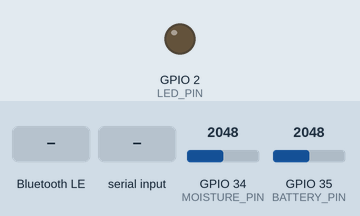
A sketch run on a simulated ESP32. Shown: output pins drawn as LEDs (lit = HIGH). Dashed ring = blinking. Inputs (shaded band) come from the test bench; at power-on: GPIO 34 (MOISTURE_PIN) = 2048, GPIO 35 (BATTERY_PIN) = 2048 (analog values on the 0–4095 scale). WiFi joins after 1.5 s; servers stay silent unless stated; EEPROM starts erased; nothing arrives over Bluetooth unless stated; a phone connects over Bluetooth LE 3 s after start; what the sketch prints to the serial monitor is not drawn.

Above: at 0.0 s.
At 1.5 s:
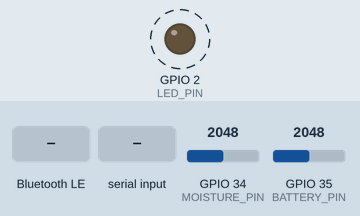
1.9 s: GPIO 34 (MOISTURE_PIN) set to 1091
5.4 s: GPIO 34 (MOISTURE_PIN) set to 1022
9.6 s: Bluetooth LE write "d" received
11.1 s: Bluetooth LE write "d" received
At 13.5 s:
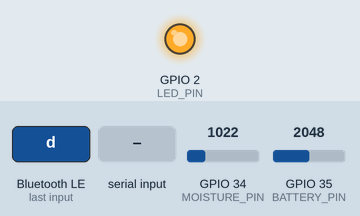
14.6 s: "d\n" received over Serial
16.1 s: Bluetooth LE write "D" received
Timing chart, 0 to 18.6 s (numbered marks = the images above; inputs shaded):
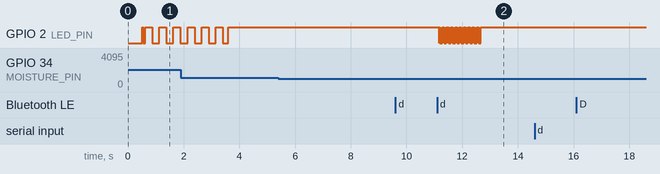

The sketch:

KisanSensor.ino
```cpp
/*
 * ==============================================================================
 *  🌾 KisanSahayak - ESP32 Smart Agriculture IoT Soil Moisture Sensor Firmware
 * ==============================================================================
 *  Compatible with:
 *   - Arduino ESP32 Core v3.x (Latest)
 *   - NimBLE-Arduino v2.x (Latest Library Manager release)
 *
 *  Features:
 *   1. Web Bluetooth (BLE) live soil moisture & battery streaming via NimBLE.
 *   2. CP Plus-Style WiFi Provisioning:
 *      - App sends WiFi SSID & password via BLE characteristics.
 *      - ESP32 connects to 2.4GHz WiFi & persists credentials in NVS flash.
 *      - Auto-reconnects to saved WiFi on boot.
 *   3. Visual Pairing Mode & Status LED:
 *      - Blinking (2Hz): Device is in Pairing Mode (advertising, waiting for app).
 *      - Solid ON: Paired & connected to KisanSahayak app.
 *      - Fast Strobe: WiFi connecting in progress.
 *   4. High-Precision Soil Moisture Calibration:
 *      - 30-sample trimmed mean (rejects noise spikes from WiFi/BLE bursts).
 *      - Interactive Serial Calibration: Press 'd' for Dry Air, 'w' for Water.
 *      - Permanent NVS storage for calibration: Calibrate once, saved forever!
 *      - Proper ADC configuration: 12-bit, 11dB attenuation on ADC1 (GPIO 34).
 *
 *  Hardware Connections:
 *   - Capacitive Moisture Sensor VCC  -> ESP32 3.3V (or VIN/5V for clone sensors)
 *   - Capacitive Moisture Sensor GND  -> ESP32 GND
 *   - Capacitive Moisture Sensor AOUT -> ESP32 GPIO 34 (ADC1 Channel 6)
 *   - Built-in Status LED             -> ESP32 GPIO 2
 *   - Battery Divider (Optional)      -> ESP32 GPIO 35 (100k + 100k divider)
 * ==============================================================================
 */

#include <NimBLEDevice.h>
#include <WiFi.h>
#include <Preferences.h>

// ─── BLE UUIDs (Must match KisanSahayak IoTContext exactly) ───────────────────
#define DEVICE_NAME        "KisanSensor"
#define SERVICE_UUID       "12345678-1234-1234-1234-123456789abc"
#define MOISTURE_CHAR_UUID "12345678-1234-1234-1234-123456789ab1"
#define BATTERY_CHAR_UUID  "12345678-1234-1234-1234-123456789ab2"
#define DEVICE_NAME_UUID   "12345678-1234-1234-1234-123456789ab3"

// WiFi provisioning BLE characteristics
#define WIFI_SSID_CHAR_UUID   "12345678-1234-1234-1234-123456789ab4"
#define WIFI_PASS_CHAR_UUID   "12345678-1234-1234-1234-123456789ab5"
#define WIFI_STATUS_CHAR_UUID "12345678-1234-1234-1234-123456789ab6"

// WiFi status codes (sent to app via BLE notify)
#define WIFI_STATUS_IDLE         0
#define WIFI_STATUS_CONNECTING   1
#define WIFI_STATUS_CONNECTED    2
#define WIFI_STATUS_FAILED       3

// ─── Hardware Pins ───────────────────────────────────────────────────────────
#define MOISTURE_PIN       34    // ADC1_CH6 (Capacitive sensor AOUT pin)
#define LED_PIN             2    // Onboard Blue LED (indicates BLE pairing/status)
#define BATTERY_PIN        35    // ADC1_CH7 (Optional 100k+100k battery divider)

// ─── Calibration Defaults (Overridden by NVS if saved) ───────────────────────
#define DEFAULT_DRY_VAL  0    // Raw ADC reading in dry air (0% moisture)
#define DEFAULT_WET_VAL  1023   // Raw ADC reading submerged in water (100% moisture)

// ─── Timing Settings ─────────────────────────────────────────────────────────
#define READ_INTERVAL_MS        2000   // Send moisture reading every 2s
#define WIFI_CONNECT_TIMEOUT_MS 15000  // 15s WiFi timeout

// ─── Global State & Pointers ─────────────────────────────────────────────────
NimBLEServer*          pServer         = nullptr;
NimBLECharacteristic*  pMoistureChar   = nullptr;
NimBLECharacteristic*  pBatteryChar    = nullptr;
NimBLECharacteristic*  pNameChar       = nullptr;
NimBLECharacteristic*  pWifiSsidChar   = nullptr;
NimBLECharacteristic*  pWifiPassChar   = nullptr;
NimBLECharacteristic*  pWifiStatusChar = nullptr;

bool                   deviceConnected  = false;
unsigned long          lastReadTime     = 0;
unsigned long          lastLedToggleTime = 0;
bool                   ledState         = false;

// Calibration variables (Loaded from NVS)
Preferences            nvs;
int                    dryValue         = DEFAULT_DRY_VAL;
int                    wetValue         = DEFAULT_WET_VAL;

// WiFi provisioning state
String                 pendingSsid      = "";
String                 pendingPass      = "";
bool                   wifiConnectRequested = false;
uint8_t                currentWifiStatus    = WIFI_STATUS_IDLE;

// ─── Forward Declarations ────────────────────────────────────────────────────
uint8_t readFilteredMoisture(int &outRaw);
uint8_t readBatteryPercent();
void setWifiStatus(uint8_t status);
void attemptWifiConnect(const String& ssid, const String& pass);
void autoConnectSavedWifi();
void loadCalibration();
void saveCalibration(int dry, int wet);
void handleSerialCommands();

// ─── Calibration NVS Helper ──────────────────────────────────────────────────
void loadCalibration() {
    nvs.begin("kisan_cal", true);
    dryValue = nvs.getInt("dry", DEFAULT_DRY_VAL);
    wetValue = nvs.getInt("wet", DEFAULT_WET_VAL);
    nvs.end();

    if (dryValue <= wetValue || dryValue > 4095 || wetValue < 0) {
        dryValue = DEFAULT_DRY_VAL;
        wetValue = DEFAULT_WET_VAL;
    }

    Serial.println("\n[CALIBRATION] Loaded from NVS Flash:");
    Serial.printf("  • Dry Air Value (0%%) : %4d\n", dryValue);
    Serial.printf("  • Water Value (100%%)  : %4d\n", wetValue);
    Serial.println("  (Type 'd' for Dry, 'w' for Wet in Serial Monitor to calibrate anytime)\n");
}

void saveCalibration(int dry, int wet) {
    nvs.begin("kisan_cal", false);
    nvs.putInt("dry", dry);
    nvs.putInt("wet", wet);
    nvs.end();
    dryValue = dry;
    wetValue = wet;
    Serial.printf("\n[CALIBRATION] ✅ Saved to NVS: DRY=%d, WET=%d\n\n", dry, wet);
}

// ─── WiFi Status Helper ──────────────────────────────────────────────────────
void setWifiStatus(uint8_t status) {
    currentWifiStatus = status;
    if (pWifiStatusChar) {
        pWifiStatusChar->setValue(&status, 1);
        if (deviceConnected) {
            pWifiStatusChar->notify();
        }
    }
    const char* statusStr = (status == WIFI_STATUS_IDLE) ? "IDLE" :
                            (status == WIFI_STATUS_CONNECTING) ? "CONNECTING" :
                            (status == WIFI_STATUS_CONNECTED) ? "CONNECTED" : "FAILED";
    Serial.printf("[WIFI] Status → %d (%s)\n", status, statusStr);
}

// ─── WiFi Connect Routine ────────────────────────────────────────────────────
void attemptWifiConnect(const String& ssid, const String& pass) {
    if (ssid.length() == 0) return;

    Serial.printf("[WIFI] Attempting connection to SSID: '%s'...\n", ssid.c_str());
    setWifiStatus(WIFI_STATUS_CONNECTING);

    WiFi.disconnect(true);
    delay(10);
    WiFi.mode(WIFI_STA);
    WiFi.begin(ssid.c_str(), pass.c_str());

    unsigned long startMs = millis();
    while (WiFi.status() != WL_CONNECTED && (millis() - startMs) < WIFI_CONNECT_TIMEOUT_MS) {
        delay(10);
        digitalWrite(LED_PIN, !digitalRead(LED_PIN)); // Fast strobe while connecting
        Serial.print(".");
    }
    Serial.println();

    if (WiFi.status() == WL_CONNECTED) {
        Serial.println("[WIFI] ✅ Connected successfully!");
        Serial.printf("[WIFI] IP Address : %s\n", WiFi.localIP().toString().c_str());
        Serial.printf("[WIFI] Signal RSSI: %d dBm\n", WiFi.RSSI());
        setWifiStatus(WIFI_STATUS_CONNECTED);

        nvs.begin("kisan_wifi", false);
        nvs.putString("ssid", ssid);
        nvs.putString("pass", pass);
        nvs.end();
        Serial.println("[WIFI] Saved credentials to permanent NVS storage.\n");

        digitalWrite(LED_PIN, deviceConnected ? HIGH : LOW);
    } else {
        Serial.printf("[WIFI] ❌ Connection failed (reason code: %d)\n", WiFi.status());
        setWifiStatus(WIFI_STATUS_FAILED);
        digitalWrite(LED_PIN, deviceConnected ? HIGH : LOW);
    }
}

// ─── Auto-connect Saved WiFi on Boot ─────────────────────────────────────────
void autoConnectSavedWifi() {
    nvs.begin("kisan_wifi", true);
    String savedSsid = nvs.getString("ssid", "");
    String savedPass = nvs.getString("pass", "");
    nvs.end();

    if (savedSsid.length() > 0) {
        Serial.printf("[WIFI] Found saved WiFi '%s' in memory. Connecting in background...\n", savedSsid.c_str());
        WiFi.mode(WIFI_STA);
        WiFi.begin(savedSsid.c_str(), savedPass.c_str());

        unsigned long startMs = millis();
        while (WiFi.status() != WL_CONNECTED && (millis() - startMs) < 5000) {
            delay(10);
            Serial.print(".");
        }
        Serial.println();

        if (WiFi.status() == WL_CONNECTED) {
            Serial.printf("[WIFI] ✅ Auto-connected! IP: %s\n\n", WiFi.localIP().toString().c_str());
            currentWifiStatus = WIFI_STATUS_CONNECTED;
        } else {
            Serial.println("[WIFI] Auto-connect timed out. Waiting for BLE provisioning.\n");
            currentWifiStatus = WIFI_STATUS_IDLE;
        }
    } else {
        Serial.println("[WIFI] No saved WiFi credentials. Device is ready for BLE provisioning.\n");
        currentWifiStatus = WIFI_STATUS_IDLE;
    }
}

// ─── BLE Callbacks (Compatible with NimBLE v1.x and v2.x) ─────────────────────
#if defined(NIMBLE_CPP_VERSION) || defined(NIMBLE_VERSION_MAJOR)
// NimBLE v2.x signature
class ServerCallbacks : public NimBLEServerCallbacks {
    void onConnect(NimBLEServer* pServer, NimBLEConnInfo& connInfo) override {
        deviceConnected = true;
        digitalWrite(LED_PIN, HIGH);
        Serial.println("\n[BLE] 🟢 App connected via Web Bluetooth!");
    }

    void onDisconnect(NimBLEServer* pServer, NimBLEConnInfo& connInfo, int reason) override {
        deviceConnected = false;
        digitalWrite(LED_PIN, LOW);
        Serial.println("\n[BLE] 🟠 App disconnected. Restarting Pairing Mode (Advertising)...");
        NimBLEDevice::startAdvertising();
    }
};

class WifiSsidCallbacks : public NimBLECharacteristicCallbacks {
    void onWrite(NimBLECharacteristic* pChar, NimBLEConnInfo& connInfo) override {
        pendingSsid = pChar->getValue().c_str();
        Serial.printf("[BLE-PROV] Received WiFi SSID: '%s'\n", pendingSsid.c_str());
    }
};

class WifiPassCallbacks : public NimBLECharacteristicCallbacks {
    void onWrite(NimBLECharacteristic* pChar, NimBLEConnInfo& connInfo) override {
        pendingPass = pChar->getValue().c_str();
        Serial.printf("[BLE-PROV] Received WiFi Password (%d chars). Starting connection...\n", pendingPass.length());
        if (pendingSsid.length() > 0) {
            wifiConnectRequested = true;
        }
    }
};
#else
// NimBLE v1.x fallback signature
class ServerCallbacks : public NimBLEServerCallbacks {
    void onConnect(NimBLEServer* pServer) {
        deviceConnected = true;
        digitalWrite(LED_PIN, HIGH);
        Serial.println("\n[BLE] 🟢 App connected via Web Bluetooth!");
    }

    void onDisconnect(NimBLEServer* pServer) {
        deviceConnected = false;
        digitalWrite(LED_PIN, LOW);
        Serial.println("\n[BLE] 🟠 App disconnected. Restarting Pairing Mode (Advertising)...");
        NimBLEDevice::startAdvertising();
    }
};

class WifiSsidCallbacks : public NimBLECharacteristicCallbacks {
    void onWrite(NimBLECharacteristic* pChar) {
        pendingSsid = pChar->getValue().c_str();
        Serial.printf("[BLE-PROV] Received WiFi SSID: '%s'\n", pendingSsid.c_str());
    }
};

class WifiPassCallbacks : public NimBLECharacteristicCallbacks {
    void onWrite(NimBLECharacteristic* pChar) {
        pendingPass = pChar->getValue().c_str();
        Serial.printf("[BLE-PROV] Received WiFi Password (%d chars). Starting connection...\n", pendingPass.length());
        if (pendingSsid.length() > 0) {
            wifiConnectRequested = true;
        }
    }
};
#endif

// ─── Accurate Soil Moisture Filtering (Trimmed Mean) ─────────────────────────
uint8_t readFilteredMoisture(int &outRaw) {
    const int SAMPLES = 30;
    int buffer[SAMPLES];

    for (int i = 0; i < SAMPLES; i++) {
        buffer[i] = analogRead(MOISTURE_PIN);
        delay(3);
    }

    // Insertion sort
    for (int i = 1; i < SAMPLES; i++) {
        int key = buffer[i];
        int j = i - 1;
        while (j >= 0 && buffer[j] > key) {
            buffer[j + 1] = buffer[j];
            j--;
        }
        buffer[j + 1] = key;
    }

    // Trimmed mean: sum middle 20 samples (index 5 to 24)
    long sum = 0;
    const int TRIM = 5;
    for (int i = TRIM; i < SAMPLES - TRIM; i++) {
        sum += buffer[i];
    }
    outRaw = sum / (SAMPLES - (2 * TRIM));

    int percent = map(outRaw, dryValue, wetValue, 0, 100);
    percent = constrain(percent, 0, 100);

    return (uint8_t)percent;
}

// ─── Battery Level Estimation (%) ────────────────────────────────────────────
uint8_t readBatteryPercent() {
    int raw = analogRead(BATTERY_PIN);
    float pinVoltage = (raw / 4095.0f) * 3.3f;
    float batteryVoltage = pinVoltage * 2.0f;

    int percent = (int)((batteryVoltage - 3.2f) / (4.2f - 3.2f) * 100.0f);
    percent = constrain(percent, 0, 100);
    return (uint8_t)percent;
}

// ─── Interactive Serial Monitor Calibration Console ──────────────────────────
void handleSerialCommands() {
    if (!Serial.available()) return;
    char cmd = Serial.read();

    while (Serial.available()) {
        char next = Serial.peek();
        if (next == '\n' || next == '\r' || next == ' ') Serial.read();
        else break;
    }

    int currentRaw = 0;
    readFilteredMoisture(currentRaw);

    if (cmd == 'd' || cmd == 'D') {
        saveCalibration(currentRaw, wetValue);
        Serial.printf("[CALIBRATION] >> Set DRY Air (0%%) to: %d ADC\n", currentRaw);
    }
    else if (cmd == 'w' || cmd == 'W') {
        saveCalibration(dryValue, currentRaw);
        Serial.printf("[CALIBRATION] >> Set WET Water (100%%) to: %d ADC\n", currentRaw);
    }
    else if (cmd == 'c' || cmd == 'C') {
        Serial.println("\n╔════════════════════════════════════════════╗");
        Serial.println("║        🌾 KisanSensor Calibration          ║");
        Serial.println("╠════════════════════════════════════════════╣");
        Serial.printf ("║  Current Raw ADC : %4d                   ║\n", currentRaw);
        Serial.printf ("║  Calibrated DRY  : %4d (0%%)               ║\n", dryValue);
        Serial.printf ("║  Calibrated WET  : %4d (100%%)             ║\n", wetValue);
        Serial.printf ("║  Moisture Output : %3d%%                   ║\n", map(constrain(currentRaw, min(dryValue, wetValue), max(dryValue, wetValue)), dryValue, wetValue, 0, 100));
        Serial.println("╚════════════════════════════════════════════╝\n");
    }
    else if (cmd == 'r' || cmd == 'R') {
        saveCalibration(DEFAULT_DRY_VAL, DEFAULT_WET_VAL);
        Serial.println("[CALIBRATION] >> Reset calibration to factory defaults!\n");
    }
}

// ─── Setup ───────────────────────────────────────────────────────────────────
void setup() {
    Serial.begin(115200);
    delay(500);

    Serial.println("\n*************************************************************");
    Serial.println("    🌾 KisanSahayak Smart Agriculture IoT Soil Sensor       ");
    Serial.println("    📡 Dual Mode: Web Bluetooth (BLE) + WiFi Provisioning    ");
    Serial.println("*************************************************************\n");

    analogReadResolution(12);
    analogSetAttenuation(ADC_11db);
    pinMode(MOISTURE_PIN, INPUT);
    pinMode(LED_PIN, OUTPUT);
    digitalWrite(LED_PIN, LOW);

    for (int i = 0; i < 3; i++) {
        digitalWrite(LED_PIN, HIGH); delay(10);
        digitalWrite(LED_PIN, LOW);  delay(10);
    }

    loadCalibration();
    autoConnectSavedWifi();

    NimBLEDevice::init(DEVICE_NAME);
    NimBLEDevice::setPower(ESP_PWR_LVL_P9);

    pServer = NimBLEDevice::createServer();
    pServer->setCallbacks(new ServerCallbacks());

    NimBLEService* pService = pServer->createService(SERVICE_UUID);

    pMoistureChar = pService->createCharacteristic(
        MOISTURE_CHAR_UUID,
        NIMBLE_PROPERTY::READ | NIMBLE_PROPERTY::NOTIFY
    );

    pBatteryChar = pService->createCharacteristic(
        BATTERY_CHAR_UUID,
        NIMBLE_PROPERTY::READ
    );

    pNameChar = pService->createCharacteristic(
        DEVICE_NAME_UUID,
        NIMBLE_PROPERTY::READ
    );
    pNameChar->setValue(DEVICE_NAME);

    pWifiSsidChar = pService->createCharacteristic(
        WIFI_SSID_CHAR_UUID,
        NIMBLE_PROPERTY::WRITE
    );
    pWifiSsidChar->setCallbacks(new WifiSsidCallbacks());

    pWifiPassChar = pService->createCharacteristic(
        WIFI_PASS_CHAR_UUID,
        NIMBLE_PROPERTY::WRITE
    );
    pWifiPassChar->setCallbacks(new WifiPassCallbacks());

    pWifiStatusChar = pService->createCharacteristic(
        WIFI_STATUS_CHAR_UUID,
        NIMBLE_PROPERTY::READ | NIMBLE_PROPERTY::NOTIFY
    );
    pWifiStatusChar->setValue(&currentWifiStatus, 1);

    pService->start();

    NimBLEAdvertising* pAdvertising = NimBLEDevice::getAdvertising();
    pAdvertising->addServiceUUID(SERVICE_UUID);
    pAdvertising->enableScanResponse(true);
    pAdvertising->setName(DEVICE_NAME);
    NimBLEDevice::startAdvertising();

    Serial.println("[PAIRING MODE] 🔵 BLE Advertising active as 'KisanSensor'");
    Serial.println("[PAIRING MODE] Blue LED is blinking (waiting for phone/app connection)");
    Serial.println("[PAIRING MODE] Open KisanSahayak Dashboard → Tap Bluetooth(+) to pair.\n");
}

// ─── Loop ────────────────────────────────────────────────────────────────────
void loop() {
    unsigned long currentMillis = millis();

    handleSerialCommands();

    // 2Hz Pairing Mode Blink
    if (!deviceConnected) {
        if (currentMillis - lastLedToggleTime >= 250) {
            lastLedToggleTime = currentMillis;
            ledState = !ledState;
            digitalWrite(LED_PIN, ledState ? HIGH : LOW);
        }
    }

    if (wifiConnectRequested) {
        wifiConnectRequested = false;
        attemptWifiConnect(pendingSsid, pendingPass);
    }

    if (currentMillis - lastReadTime >= READ_INTERVAL_MS) {
        lastReadTime = currentMillis;

        int rawADC = 0;
        uint8_t moisture = readFilteredMoisture(rawADC);
        uint8_t battery  = readBatteryPercent();

        pMoistureChar->setValue(&moisture, 1);
        pBatteryChar->setValue(&battery, 1);

        if (deviceConnected) {
            pMoistureChar->notify();
        }

        float voltage = (rawADC / 4095.0f) * 3.3f;
        Serial.printf("[SENSOR] Raw ADC: %4d (%4.2fV) | Moisture: %3d%% | BLE: %s | WiFi: %s\n",
            rawADC,
            voltage,
            moisture,
            deviceConnected ? "CONNECTED" : "PAIRING...",
            (WiFi.status() == WL_CONNECTED) ? WiFi.localIP().toString().c_str() : "DISCONNECTED"
        );
    }

    delay(10);
}
```

Measured:
- after the input at 5.4 s, every drawn part: stays the same
- after the input at 9.6 s, every drawn part: stays the same
- after the input at 11.1 s, GPIO 2 (LED_PIN): alternates HIGH for 0.01 s and LOW for 0.01 s, 148 changes in all, then stays HIGH, starting after 0.07 s
- after the input at 14.6 s, every drawn part: stays the same
- after the input at 16.1 s, every drawn part: stays the same
- by itself, GPIO 2 (LED_PIN): alternates HIGH for 0.25 s and LOW for 0.25 s, 7 changes in all, then stays HIGH
